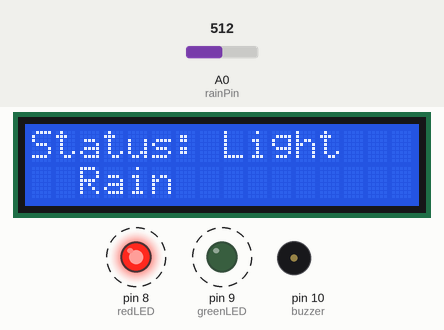
Bench run of a sketch on a simulated Arduino Uno, built with avr-gcc and run on an emulated ATmega328P. On the bench: 16×2 character LCD, output pins drawn as LEDs (lit = HIGH), buzzer (waves = sounding, pin HIGH). Dashed ring = blinking. The test bench sets the inputs (shaded band); at power-on: A0 (rainPin) = 512. What the sketch prints to the serial monitor is not drawn.

Above: at 3.2 s.
3.3 s: A0 (rainPin) set to 412
4.8 s: A0 (rainPin) set to 393
At 5.39 s:
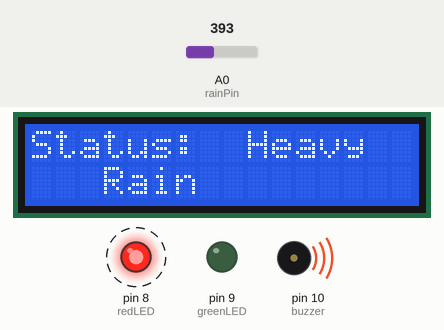
7.6 s: A0 (rainPin) set to 810
At 8.5 s:
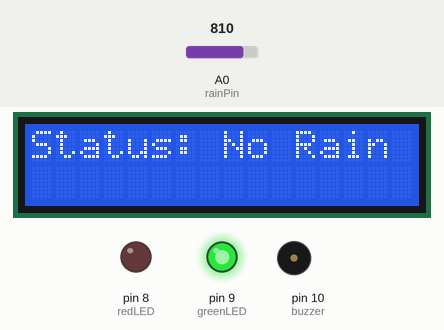
9.2 s: A0 (rainPin) set to 791
At 10.16 s:
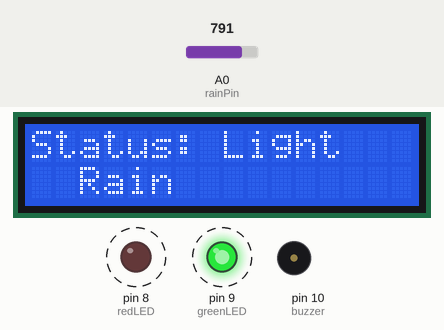
12.3 s: A0 (rainPin) set to 900
At 12.8 s:
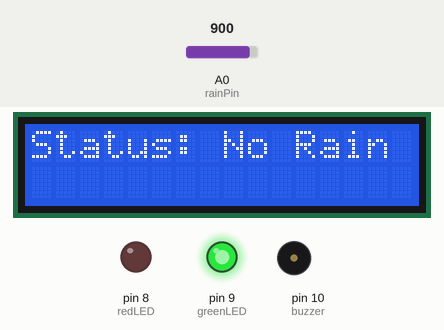
13.8 s: A0 (rainPin) set to 390
At 14.58 s:
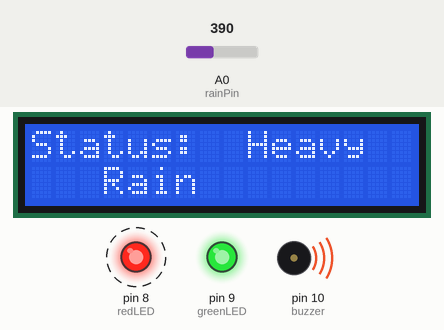
Timing chart, 0 to 17.9 s (numbered marks = the images above; inputs shaded):
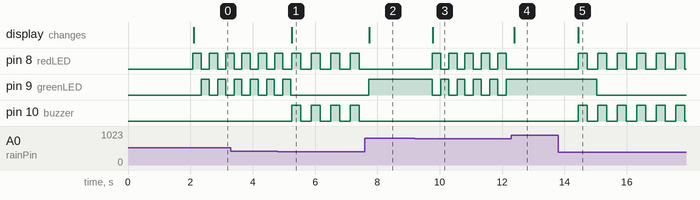

Measured:
- the behaviour switches between 401 and 400 on A0 (rainPin) (found by bisection; images 0 and 1)
- the behaviour switches between 801 and 800 on A0 (rainPin) (found by bisection; images 2 and 3)
- after the input at 4.8 s, pin 9 (greenLED): goes on until 5.2 s, then stays LOW; pin 10 (buzzer): alternates HIGH for 0.30 s and LOW for 0.33 s, starting after 0.45 s; the display: changes after 0.45 s (image 1)
- after the input at 7.6 s, pin 8 (redLED), pin 10 (buzzer): stops changing and stays LOW; pin 9 (greenLED): LOW → HIGH after 0.13 s; the display: changes after 0.14 s (image 2)
- after the input at 9.2 s, pin 8 (redLED): alternates HIGH for 0.27 s and LOW for 0.25 s, starting after 0.56 s; pin 9 (greenLED): alternates HIGH for 0.25 s and LOW for 0.27 s, starting after 0.56 s; the display: changes after 0.58 s (image 3)
- after the input at 12.3 s, pin 8 (redLED): stops changing and stays LOW; pin 9 (greenLED): stops changing and stays HIGH; the display: changes after 0.09 s (image 4)
- after the input at 13.8 s, pin 8 (redLED), pin 10 (buzzer): alternates HIGH for 0.30 s and LOW for 0.33 s, starting after 0.64 s; pin 9 (greenLED): HIGH → LOW after 1.2 s; the display: changes after 0.64 s (image 5)
- by itself, pin 8 (redLED): alternates HIGH for 0.30 s and LOW for 0.33 s

The sketch:

RAIN_ALART_SYSTEM.ino
```cpp
#include <Wire.h>
#include <LiquidCrystal_I2C.h>

#define rainPin A0
#define redLED 8
#define greenLED 9
#define buzzer 10

LiquidCrystal_I2C lcd(0x27, 16, 2); // Change if your I2C LCD address is different

void setup() {
  pinMode(rainPin, INPUT);
  pinMode(redLED, OUTPUT);
  pinMode(greenLED, OUTPUT);
  pinMode(buzzer, OUTPUT);

  lcd.init();
  lcd.backlight();

  Serial.begin(9600);
  lcd.setCursor(0, 0);
  lcd.print("Rain Alert System");
  delay(2000);
}

void loop() {
  int rainValue = analogRead(rainPin);
  Serial.print("Rain Sensor Value: ");
  Serial.println(rainValue);

  lcd.clear();

  if (rainValue > 800) {  // No Rain
    digitalWrite(redLED, LOW);
    digitalWrite(greenLED, HIGH);
    digitalWrite(buzzer, LOW);
    lcd.setCursor(0, 0);
    lcd.print("Status: No Rain");
    delay(1000);  // Hold the display
  }
  else if (rainValue > 400 && rainValue <= 800) {  // Light Rain
    digitalWrite(redLED, HIGH);
    digitalWrite(greenLED, LOW);
    lcd.setCursor(0, 0);
    lcd.print("Status: Light ");
    lcd.setCursor(1, 1);
    lcd.print(" Rain ");

    // Blink red and green alternately
    digitalWrite(redLED, HIGH);
    delay(250);
    digitalWrite(redLED, LOW);
    digitalWrite(greenLED, HIGH);
    delay(250);
    digitalWrite(greenLED, LOW);
  }
  else {  // Heavy Rain
    lcd.setCursor(0, 0);
    lcd.print("Status:  Heavy ");
    lcd.setCursor(1, 1);
    lcd.print("  Rain ");

    // Blink red LED and buzzer
    digitalWrite(redLED, HIGH);
    digitalWrite(buzzer, HIGH);
    delay(300);
    digitalWrite(redLED, LOW);
    digitalWrite(buzzer, LOW);
    delay(300);

    digitalWrite(greenLED, LOW);
  }
}
```
